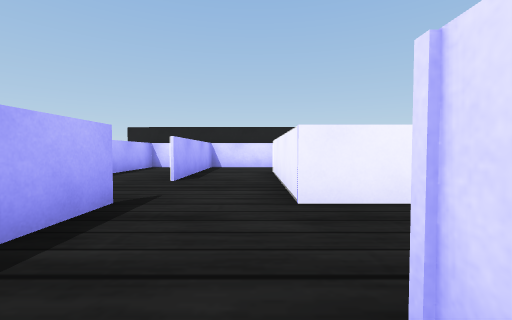
[1] (above)

12 first-person views from a walk through a robot-simulator world made for Webots. The camera is 0.1 m above the floor, tilts 2° down and sees 90° across. The floor is counted in squares, 0.2 m on a side. Each view is taken from the middle of a square. On the plan, view 1 faces up. The plan holds only what a view shows up to about 9 squares ahead; the rest is blank. The robots in the file are not drawn. Webots' stock objects and surfaces are drawn as simple stand-ins.

[2]
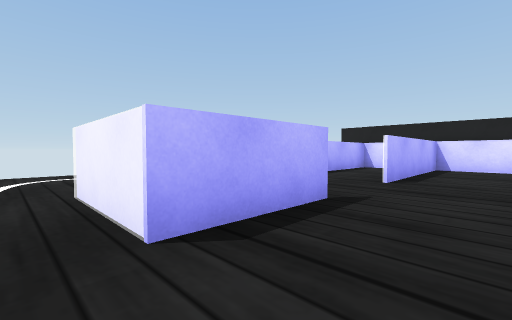

[3]
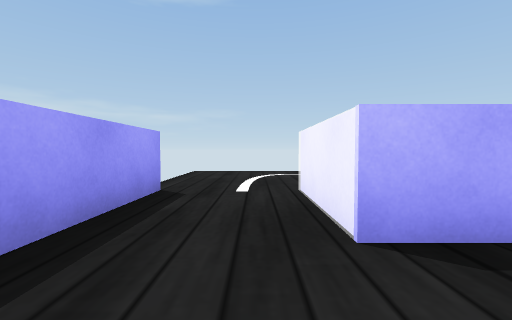

[4]
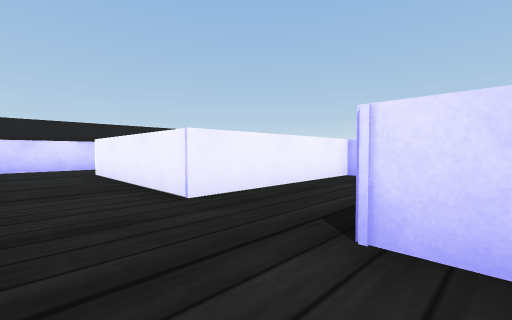

[5]
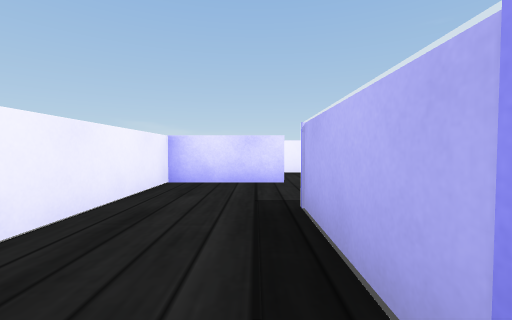

[6]
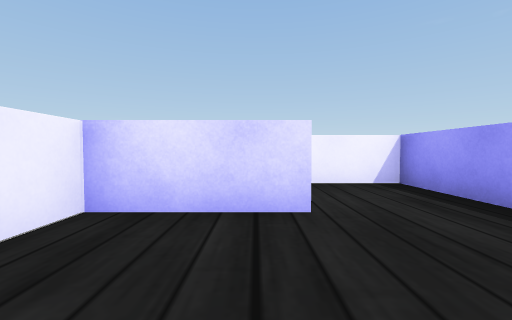

[7]
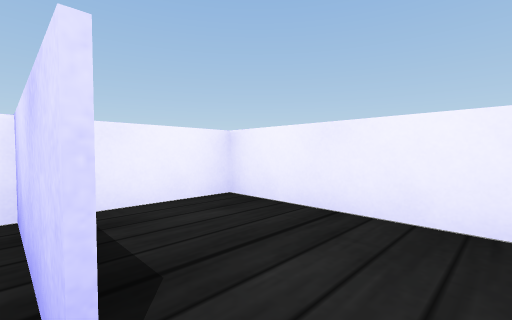

[8]
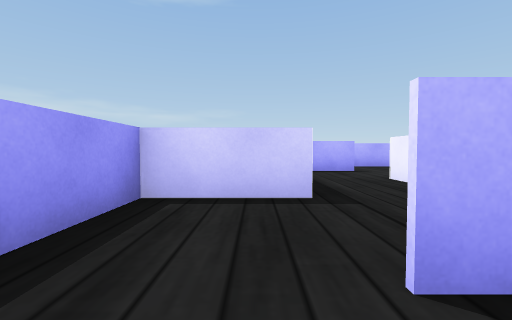

[9]
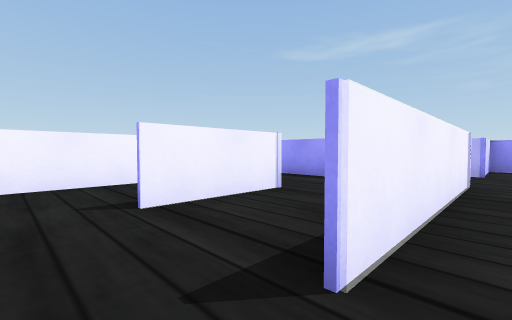

[10]
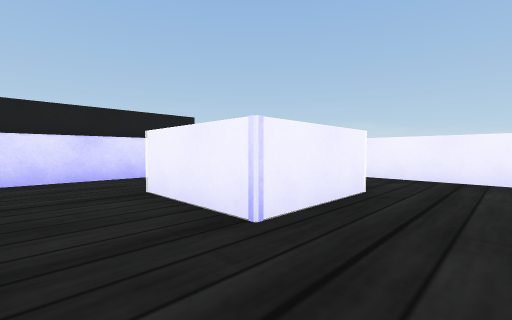

[11]
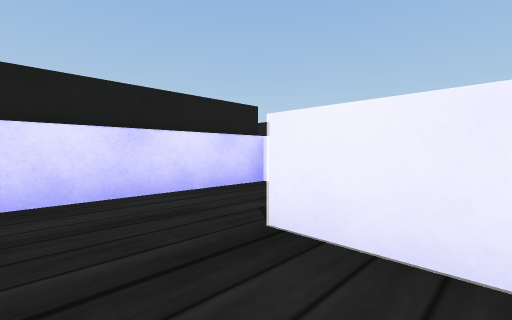

[12]
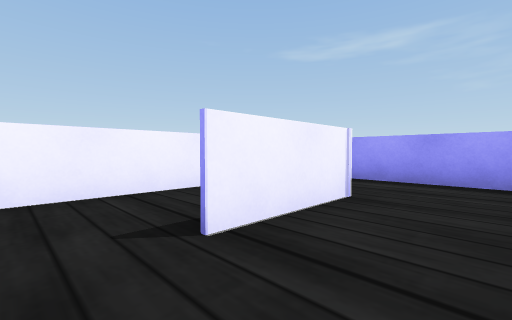

### Floor plan
Key: @ floor where view 1 was taken; # wall or solid block; . floor; = window, fence, low wall or low ledge; O other object.
Columns run from 6 left of view 1 to 6 right of it. Each row starts with its distance up from view 1.
 10             O
  9             O
  8   O########
  7    =##....=
  6    =###.=.=
  5      ##.=.=.=
  4    =###.#==.=
  3    =###.....=
  2      #====#=#
  1 ...==#....#.=
  0 ......@==...=
 -1 ...#### #####

Positions as (right, up) in squares from view 1, and headings:
1: (0, 0), facing up
2: (0, 0), facing up-left
3: (0, 0), facing left
4: (-1, 0), facing up-right
5: (0, 1), facing right
6: (2, 1), facing right
7: (4, 0), facing up-right
8: (5, 0), facing left
9: (0, 7), facing down-right
10: (1, 3), facing up-right
11: (1, 5), facing up-right
12: (1, 7), facing down-right
